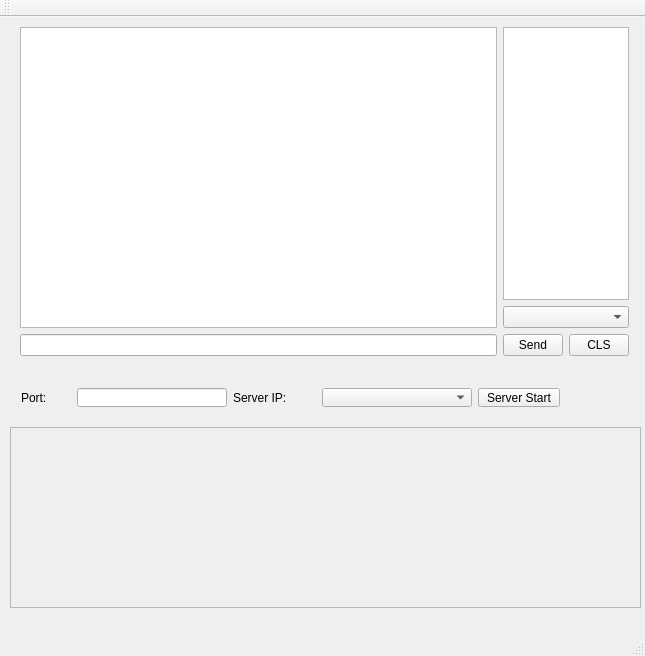
<?xml version="1.0" encoding="UTF-8"?>
<ui version="4.0">
 <class>MainWindow</class>
 <widget class="QMainWindow" name="MainWindow">
  <property name="geometry">
   <rect>
    <x>0</x>
    <y>0</y>
    <width>645</width>
    <height>656</height>
   </rect>
  </property>
  <property name="maximumSize">
   <size>
    <width>645</width>
    <height>750</height>
   </size>
  </property>
  <property name="windowTitle">
   <string>MainWindow</string>
  </property>
  <widget class="QWidget" name="centralWidget">
   <widget class="QWidget" name="gridLayoutWidget">
    <property name="geometry">
     <rect>
      <x>9</x>
      <y>-1</y>
      <width>631</width>
      <height>351</height>
     </rect>
    </property>
    <layout class="QGridLayout" name="gridLayout">
     <item row="2" column="0">
      <widget class="QLineEdit" name="_userText"/>
     </item>
     <item row="2" column="2">
      <widget class="QPushButton" name="clearButton">
       <property name="maximumSize">
        <size>
         <width>60</width>
         <height>16777215</height>
        </size>
       </property>
       <property name="text">
        <string>CLS</string>
       </property>
      </widget>
     </item>
     <item row="2" column="1">
      <widget class="QPushButton" name="sendButton">
       <property name="maximumSize">
        <size>
         <width>60</width>
         <height>16777215</height>
        </size>
       </property>
       <property name="text">
        <string>Send</string>
       </property>
      </widget>
     </item>
     <item row="0" column="1" colspan="2">
      <widget class="QListWidget" name="usersList">
       <property name="maximumSize">
        <size>
         <width>16777215</width>
         <height>16777215</height>
        </size>
       </property>
       <property name="resizeMode">
        <enum>QListView::Adjust</enum>
       </property>
       <property name="layoutMode">
        <enum>QListView::Batched</enum>
       </property>
      </widget>
     </item>
     <item row="1" column="1" colspan="2">
      <widget class="QComboBox" name="comboBox"/>
     </item>
     <item row="0" column="0" rowspan="2">
      <widget class="QPlainTextEdit" name="chatContent"/>
     </item>
    </layout>
   </widget>
   <widget class="QWidget" name="horizontalLayoutWidget">
    <property name="geometry">
     <rect>
      <x>10</x>
      <y>360</y>
      <width>561</width>
      <height>41</height>
     </rect>
    </property>
    <layout class="QHBoxLayout" name="horizontalLayout">
     <item>
      <widget class="QLabel" name="label">
       <property name="maximumSize">
        <size>
         <width>50</width>
         <height>16777215</height>
        </size>
       </property>
       <property name="text">
        <string>Port:</string>
       </property>
      </widget>
     </item>
     <item>
      <widget class="QLineEdit" name="serverPort">
       <property name="maximumSize">
        <size>
         <width>150</width>
         <height>16777215</height>
        </size>
       </property>
       <property name="inputMask">
        <string>0000</string>
       </property>
      </widget>
     </item>
     <item>
      <widget class="QLabel" name="label_2">
       <property name="text">
        <string>Server IP:</string>
       </property>
      </widget>
     </item>
     <item>
      <widget class="QComboBox" name="ipLists">
       <property name="minimumSize">
        <size>
         <width>150</width>
         <height>0</height>
        </size>
       </property>
       <property name="maximumSize">
        <size>
         <width>300</width>
         <height>16777215</height>
        </size>
       </property>
      </widget>
     </item>
     <item>
      <widget class="QPushButton" name="serverStartButton">
       <property name="text">
        <string>Server Start</string>
       </property>
       <property name="icon">
        <iconset resource="resource.qrc">
         <normaloff>:/images/server_start</normaloff>:/images/server_start</iconset>
       </property>
      </widget>
     </item>
    </layout>
   </widget>
   <widget class="QPlainTextEdit" name="serverLog">
    <property name="enabled">
     <bool>false</bool>
    </property>
    <property name="geometry">
     <rect>
      <x>10</x>
      <y>410</y>
      <width>631</width>
      <height>181</height>
     </rect>
    </property>
   </widget>
  </widget>
  <widget class="QMenuBar" name="menuBar">
   <property name="geometry">
    <rect>
     <x>0</x>
     <y>0</y>
     <width>645</width>
     <height>22</height>
    </rect>
   </property>
  </widget>
  <widget class="QToolBar" name="mainToolBar">
   <attribute name="toolBarArea">
    <enum>TopToolBarArea</enum>
   </attribute>
   <attribute name="toolBarBreak">
    <bool>false</bool>
   </attribute>
  </widget>
  <widget class="QStatusBar" name="statusBar"/>
 </widget>
 <layoutdefault spacing="6" margin="11"/>
 <resources>
  <include location="resource.qrc"/>
 </resources>
 <connections/>
</ui>
